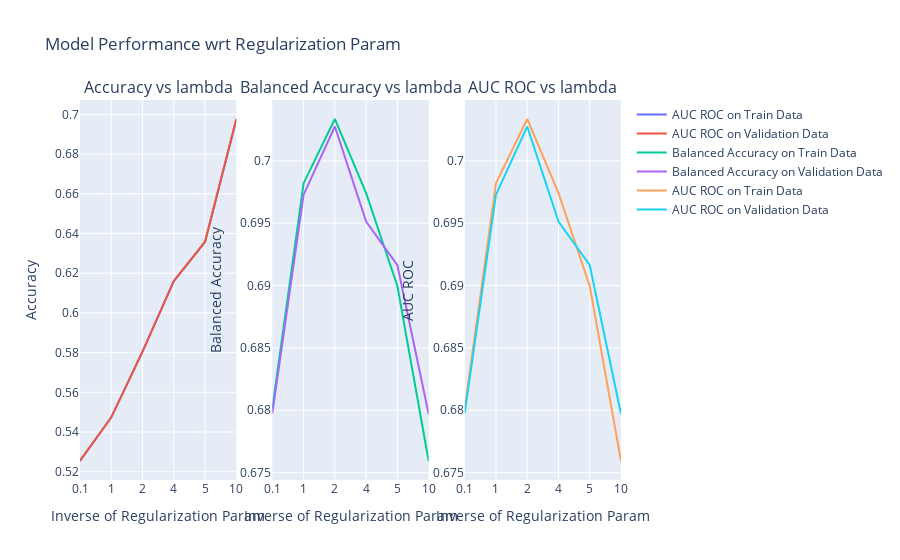

This figure's notebook cell:
### Code cell
fig = make_subplots(rows=1, cols=3, subplot_titles=("Accuracy vs lambda", "Balanced Accuracy vs lambda", "AUC ROC vs lambda"))
# accuracy
fig.add_trace(go.Scatter(x=C, y=gs.cv_results_['mean_train_Accuracy'], mode='lines', name='AUC ROC on Train Data'),
             row=1, col=1)
fig.add_trace(go.Scatter(x=C, y=gs.cv_results_['mean_test_Accuracy'], mode='lines', name='AUC ROC on Validation Data'),
             row=1, col=1)
# f1 score
fig.add_trace(go.Scatter(x=C, y=gs.cv_results_['mean_train_BalancedAccuracy'], mode='lines', name='Balanced Accuracy on Train Data'), 
             row=1, col=2)
fig.add_trace(go.Scatter(x=C, y=gs.cv_results_['mean_test_BalancedAccuracy'], mode='lines', name='Balanced Accuracy on Validation Data'),
             row=1, col=2)
# auc roc
fig.add_trace(go.Scatter(x=C, y=gs.cv_results_['mean_train_AUC'], mode='lines', name='AUC ROC on Train Data'), 
             row=1, col=3)
fig.add_trace(go.Scatter(x=C, y=gs.cv_results_['mean_test_AUC'], mode='lines', name='AUC ROC on Validation Data'),
             row=1, col=3)

# Update xaxis properties
fig.update_xaxes(title_text="Inverse of Regularization Param", row=1, col=1, type='category')
fig.update_xaxes(title_text="Inverse of Regularization Param", row=1, col=2, type='category')
fig.update_xaxes(title_text="Inverse of Regularization Param", row=1, col=3, type='category')
# Update yaxis properties
fig.update_yaxes(title_text="Accuracy", row=1, col=1)
fig.update_yaxes(title_text="Balanced Accuracy", row=1, col=2)
fig.update_yaxes(title_text="AUC ROC",  row=1, col=3)
# update layout
fig.update_layout(title='Model Performance wrt Regularization Param')
fig.show()

### Figure 1 — Plotly figure (JSON) as saved in the notebook; plotly's stock layout.template omitted (floating-point values rounded to 4 significant figures)
{"data": [{"mode": "lines", "name": "AUC ROC on Train Data", "type": "scatter", "x": [0.1, 1, 2, 4, 5, 10], "xaxis": "x", "y": [0.5254, 0.5474, 0.5805, 0.616, 0.6357, 0.6973], "yaxis": "y"}, {"mode": "lines", "name": "AUC ROC on Validation Data", "type": "scatter", "x": [0.1, 1, 2, 4, 5, 10], "xaxis": "x", "y": [0.5256, 0.5474, 0.5805, 0.616, 0.6359, 0.6977], "yaxis": "y"}, {"mode": "lines", "name": "Balanced Accuracy on Train Data", "type": "scatter", "x": [0.1, 1, 2, 4, 5, 10], "xaxis": "x2", "y": [0.6802, 0.6982, 0.7034, 0.6974, 0.69, 0.6759], "yaxis": "y2"}, {"mode": "lines", "name": "Balanced Accuracy on Validation Data", "type": "scatter", "x": [0.1, 1, 2, 4, 5, 10], "xaxis": "x2", "y": [0.6798, 0.6973, 0.7028, 0.6951, 0.6916, 0.6797], "yaxis": "y2"}, {"mode": "lines", "name": "AUC ROC on Train Data", "type": "scatter", "x": [0.1, 1, 2, 4, 5, 10], "xaxis": "x3", "y": [0.6802, 0.6982, 0.7034, 0.6974, 0.69, 0.6759], "yaxis": "y3"}, {"mode": "lines", "name": "AUC ROC on Validation Data", "type": "scatter", "x": [0.1, 1, 2, 4, 5, 10], "xaxis": "x3", "y": [0.6798, 0.6973, 0.7028, 0.6951, 0.6916, 0.6797], "yaxis": "y3"}], "layout": {"annotations": [{"font": {"size": 16}, "showarrow": false, "text": "Accuracy vs lambda", "x": 0.1444, "xanchor": "center", "xref": "paper", "y": 1, "yanchor": "bottom", "yref": "paper"}, {"font": {"size": 16}, "showarrow": false, "text": "Balanced Accuracy vs lambda", "x": 0.5, "xanchor": "center", "xref": "paper", "y": 1, "yanchor": "bottom", "yref": "paper"}, {"font": {"size": 16}, "showarrow": false, "text": "AUC ROC vs lambda", "x": 0.8556, "xanchor": "center", "xref": "paper", "y": 1, "yanchor": "bottom", "yref": "paper"}], "autosize": true, "title": {"text": "Model Performance wrt Regularization Param"}, "xaxis": {"anchor": "y", "autorange": true, "domain": [0, 0.2889], "range": [0, 5], "title": {"text": "Inverse of Regularization Param"}, "type": "category"}, "xaxis2": {"anchor": "y2", "autorange": true, "domain": [0.3556, 0.6444], "range": [0, 5], "title": {"text": "Inverse of Regularization Param"}, "type": "category"}, "xaxis3": {"anchor": "y3", "autorange": true, "domain": [0.7111, 1], "range": [0, 5], "title": {"text": "Inverse of Regularization Param"}, "type": "category"}, "yaxis": {"anchor": "x", "autorange": true, "domain": [0, 1], "range": [0.5158, 0.7073], "title": {"text": "Accuracy"}, "type": "linear"}, "yaxis2": {"anchor": "x2", "autorange": true, "domain": [0, 1], "range": [0.6744, 0.7049], "title": {"text": "Balanced Accuracy"}, "type": "linear"}, "yaxis3": {"anchor": "x3", "autorange": true, "domain": [0, 1], "range": [0.6744, 0.7049], "title": {"text": "AUC ROC"}, "type": "linear"}}}
